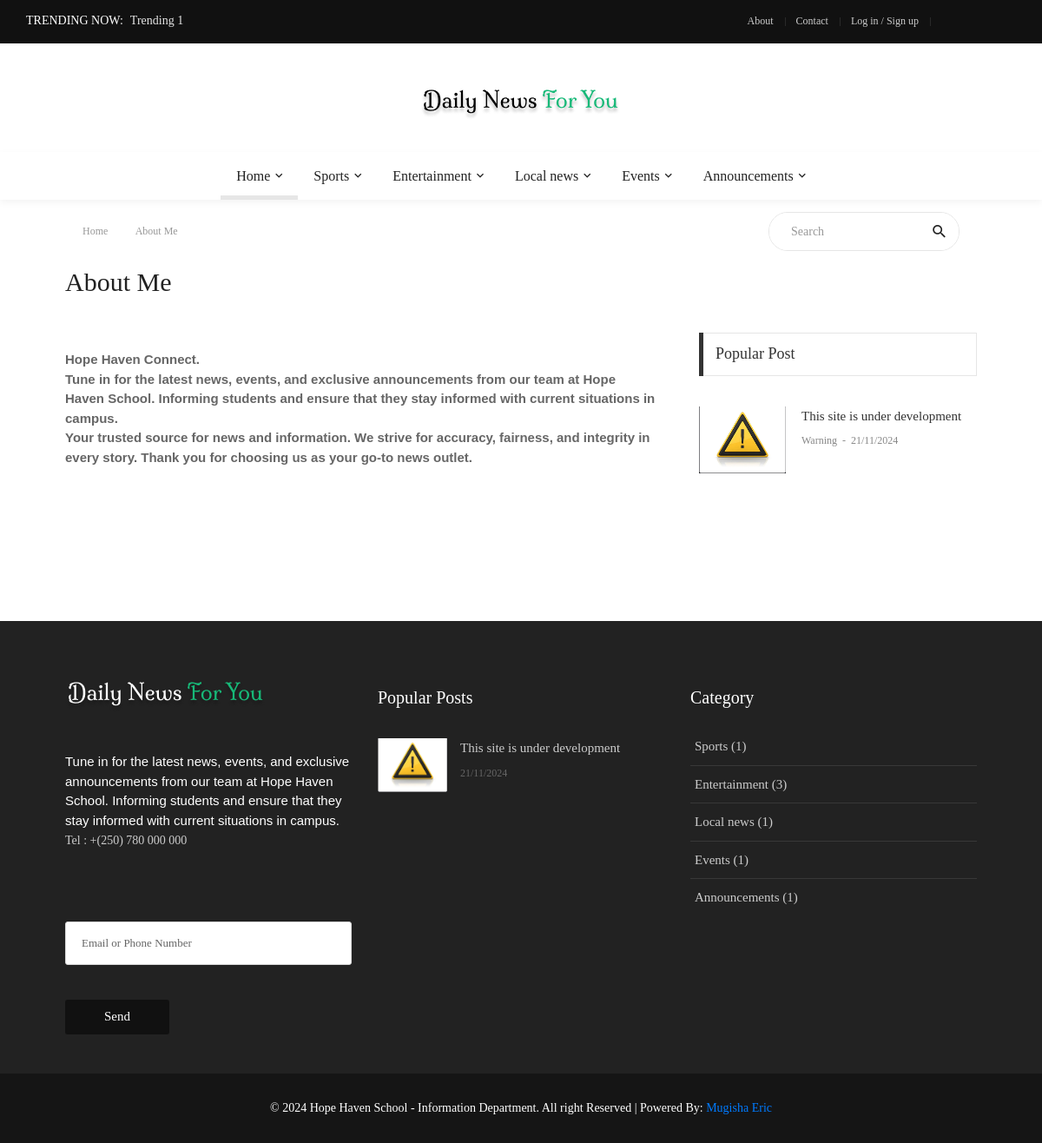
The page /about/ on the database its author committed.
### trending/models.py (models this page shows, shortened)
class Trending(models.Model):
    txt = models.CharField(max_length=200)

### main/models.py (models this page shows, shortened)
class Main(models.Model):
    name = models.CharField(max_length=50)
    about = models.TextField()  # this is for footer  (default="-")
    abouttxt = models.TextField(default="")    ## About page text
    fb = models.CharField(default="-", max_length=50)
    tw = models.CharField(default="-", max_length=50)
    yt = models.CharField(default="-", max_length=50)
    tell = models.CharField(default="-", max_length=50)
    link = models.CharField(default="-", max_length=50)
    set_name = models.CharField(default="-", max_length=50)
    picurl = models.TextField(default="")
    picname = models.TextField(default="")
    picurl2 = models.TextField(default="")
    picname2 = models.TextField(default="")

### cat/models.py (models this page shows, shortened)
class Cat(models.Model):
    name = models.CharField(max_length=50)
    count = models.IntegerField(default=0)  # To count how many news contains in an one category

### news/models.py (models this page shows, shortened)
class News(models.Model):
    name = models.CharField(max_length=200)
    short_txt = models.TextField()
    body_txt = models.TextField()
    date = models.CharField(max_length=12)
    time = models.CharField(max_length=12,default="00:00")
    picname = models.TextField()
    picurl = models.TextField(default="-")
    writer = models.CharField(max_length=100)
    catname = models.CharField(max_length=100, default="-")   # default="-" for charfield
    catid = models.IntegerField(default=0)
    ocatid = models.IntegerField(default=0)  # ocatid means original cat id.for count news
    show = models.IntegerField(default=0)   # default=0 for integer field-when i use this in existing models
    tag = models.TextField(default="")   # For tag (Filtering)
    act = models.IntegerField(default=0)  # For Publish News
    rand = models.IntegerField(default=0)  # For Random Number of the News

### main/views.py (the view)
# urls.py: path('about/', views.about, name='about'),                ## Front About Page
def about(request):
    site = Main.objects.first()
    news = News.objects.all().order_by('-pk')  ## for reverse(ordering) need to filter by pk with (-) to get the latest submission first.
    cat = Cat.objects.all()  ## Show categories in footer
    subcat = SubCat.objects.all()  ## for SubMenu in the menu bar
    lastnews = News.objects.all().order_by('-pk')[:3]   ### This query for last three post
    popnews2 = News.objects.all().order_by('-show')[:3]    ### 3 Populer News will be Shown according to view(show) in the footer section and sidebar on the right.
    trending = Trending.objects.all().order_by('-pk')[:3] ### Trending now will show on top bar(send query from here to naster.html in front)
    return render(request, 'front/about.html', {'site':site, 'news':news, 'cat':cat, 'subcat':subcat, 'lastnews':lastnews, 'popnews2':popnews2, 'trending':trending})

### main/templates/front/about.html (shortened to what this page needs)
{% extends 'front/master.html' %}
{% load static %}
{% block mainblock %}
	<div class="container">
		<div class="headline bg0 flex-wr-sb-c p-rl-20 p-tb-8">
			<div class="f2-s-1 p-r-30 m-tb-6">
				<a href="/" class="breadcrumb-item f1-s-3 cl9">
					Home
				</a>
				<span class="breadcrumb-item f1-s-3 cl9">
					About Me
				</span>
			</div>
			<div class="pos-relative size-a-2 bo-1-rad-22 of-hidden bocl11 m-tb-6">
				<input class="f1-s-1 cl6 plh9 s-full p-l-25 p-r-45" type="text" name="search" placeholder="Search">
				<button class="flex-c-c size-a-1 ab-t-r fs-20 cl2 hov-cl10 trans-03">
					<i class="zmdi zmdi-search"></i>
				</button>
			</div>
		</div>
	</div>
	<div class="container p-t-4 p-b-35">
		<h2 class="f1-l-1 cl2">
			About Me
		</h2>
	</div>
	<section class="bg0 p-b-110">
		<div class="container">
			<div class="row justify-content-center">
				<div class="col-md-7 col-lg-8 p-b-30">
					<div class="p-r-10 p-r-0-sr991">
						<p class="f1-s-11 cl6 p-b-25">
							{{ site.abouttxt | safe }}
						</p>
					</div>
				</div>
				<div class="col-md-5 col-lg-4 p-b-30">
					<div class="p-l-10 p-rl-0-sr991 p-t-5">
						<div>
							<div class="how2 how2-cl4 flex-s-c">
								<h3 class="f1-m-2 cl3 tab01-title">
									Popular Post
								</h3>
							</div>
							<ul class="p-t-35">
								{% for pop in popnews2 %}
								<li class="flex-wr-sb-s p-b-30">
									<a href="{% url 'news_detail' word=pop.name %}" class="size-w-10 wrap-pic-w hov1 trans-03">
										<img src="{{ pop.picurl }}" alt="IMG">
									</a>
									<div class="size-w-11">
										<h6 class="p-b-4">
											<a href="{% url 'news_detail' word=pop.name %}" class="f1-s-5 cl3 hov-cl10 trans-03">
												{{ pop.name }}
											</a>
										</h6>
										<span class="cl8 txt-center p-b-24">
											<a href="#" class="f1-s-6 cl8 hov-cl10 trans-03">
												{{ pop.catname }}
											</a>
											<span class="f1-s-3 m-rl-3">
												-
											</span>
											<span class="f1-s-3">
												{{ pop.date }}
											</span>
										</span>
									</div>
								</li>
								{% endfor %}
							</ul>
						</div>
					</div>
				</div>
			</div>
		</div>
	</section>
{% endblock %}

### main/templates/front/master.html (shortened to what this page needs)
{% load static %}
<!DOCTYPE html>
<html lang="en">
<head>
	<link rel="stylesheet" type="text/css" href="{% static 'front/vendor/bootstrap/css/bootstrap.min.css' %}">
	<link rel="stylesheet" type="text/css" href="{% static 'front/fonts/fontawesome-5.0.8/css/fontawesome-all.min.css' %}">
	<link rel="stylesheet" type="text/css" href="{% static 'front/fonts/iconic/css/material-design-iconic-font.min.css' %}">
	<link rel="stylesheet" type="text/css" href="{% static 'front/vendor/animate/animate.css' %}">
	<link rel="stylesheet" type="text/css" href="{% static 'front/vendor/css-hamburgers/hamburgers.min.css' %}">
	<link rel="stylesheet" type="text/css" href="{% static 'front/vendor/animsition/css/animsition.min.css' %}">
	<link rel="stylesheet" type="text/css" href="{% static 'front/css/util.min.css' %}">
	<link rel="stylesheet" type="text/css" href="{% static 'front/css/main.css' %}">
</head>
<body class="animsition">
	<header>
		<div class="container-menu-desktop">
			<div class="topbar">
				<div class="content-topbar h-100 p-rl-30">
					<div class="align-self-stretch size-w-0 pos-relative m-r-30">
						<div class="f2-s-1 flex-wr-s-c s-full ab-t-l p-b-2">
							<span class="text-uppercase cl0 p-r-8">
								Trending Now:
							</span>
							<span class="dis-inline-block cl16 slide100-txt pos-relative size-w-0" data-in="fadeInDown" data-out="fadeOutDown">
								{% for trend in trending %}
								<span class="dis-inline-block slide100-txt-item animated visible-false">
									{{ trend.txt }}
								</span>
								{% endfor %}
							</span>
						</div>
					</div>
					<div class="flex-wr-e-c">
						<div class="left-topbar">
							<a href="/about" class="left-topbar-item">
								About
							</a>
							<a href="/contact" class="left-topbar-item">
								Contact
							</a>
							<a href="/login" class="left-topbar-item">
								Log in / Sign up
							</a>
						</div>
						<div class="right-topbar p-l-18">
							<a href="{{ site.fb }}">
								<span class="fab fa-facebook-f"></span>
							</a>
							<a href="{{ site.tw }}">
								<span class="fab fa-twitter"></span>
							</a>
							<a href="{{ site.yt }}">
								<span class="fab fa-youtube"></span>
							</a>
						</div>
					</div>
				</div>
			</div>
			<div class="wrap-logo no-banner container">
				<div class="logo">
					<a href="/"><img src="{{ site.picurl }}" alt="LOGO"></a>
				</div>
			</div>
			<div class="wrap-main-nav">
				<div class="main-nav">
					<nav class="menu-desktop">
						<ul class="main-menu justify-content-center">
							<li class="main-menu-active">
								<a href="/">Home</a>
							</li>
							{% for gg in cat %}
							{% if gg.count != 0 %}
							<li class="mega-menu-item">
								<a href="{% url 'category_view' category_name=gg.name %}">{{ gg.name }}</a>
							</li>
							{% endif %}
							{% endfor %}
						</ul>
					</nav>
				</div>
			</div>
		</div>
	</header>
	{% block mainblock %}
    {% endblock %}
	<footer>
		<div class="bg2 p-t-40 p-b-25">
			<div class="container">
				<div class="row">
					<div class="col-lg-4 p-b-20">
						<div class="size-h-3 flex-s-c">
							<a href="/">
								<img class="max-s-full" src="{{ site.picurl2 }}" alt="LOGO">
							</a>
						</div>
						<div>
							<p class="f1-s-1 cl11 p-b-16">
								{{site.about | safe }}
							</p>
							<p class="f1-s-1 cl11 p-b-16">
								Tel : {{ site.tell }}
							</p>
							<div class="p-t-15">
								<a href="{{ site.fb }}" class="fs-18 cl11 hov-cl10 trans-03 m-r-8">
									<span class="fab fa-facebook-f"></span>
								</a>
								<a href="{{ site.tw }}" class="fs-18 cl11 hov-cl10 trans-03 m-r-8">
									<span class="fab fa-twitter"></span>
								</a>
								<a href="{{ site.yt }}" class="fs-18 cl11 hov-cl10 trans-03 m-r-8">
									<span class="fab fa-youtube"></span>
								</a>
							</div>
							<br>
							<form action="{% url 'news_letter' %}" method="POST">
								<input class="bo-1-rad-3 bocl13 size-a-19 f1-s-13 cl5 plh6 p-rl-18 m-b-20" type="txt" name="txt" placeholder="Email or Phone Number">
								<button type="submit" class="size-a-20 bg1 borad-3 f1-s-12 cl0 hov-btn1 trans-03 p-rl-15 m-t-20">Send</button>
							</form>
						</div>
					</div>
					<div class="col-sm-6 col-lg-4 p-b-20">
						<div class="size-h-3 flex-s-c">
							<h5 class="f1-m-7 cl0">
								Popular Posts
							</h5>
						</div>
						<ul>
							{% for pop in popnews2 %}
							<li class="flex-wr-sb-s p-b-20">
								<a href="{% url 'news_detail' word=pop.name %}" class="size-w-4 wrap-pic-w hov1 trans-03">
									<img src="{{ pop.picurl }}" alt="IMG">
								</a>
								<div class="size-w-5">
									<h6 class="p-b-5">
										<a href="{% url 'news_detail' word=pop.name %}" class="f1-s-5 cl11 hov-cl10 trans-03">
											{{ pop.name }}
										</a>
									</h6>
									<span class="f1-s-3 cl6">
										{{ pop.date }}
									</span>
								</div>
							</li>
							{% endfor %}
						</ul>
					</div>
					<div class="col-sm-6 col-lg-4 p-b-20">
						<div class="size-h-3 flex-s-c">
							<h5 class="f1-m-7 cl0">
								Category
							</h5>
						</div>
						<ul class="m-t--12">
							{% for c in cat %}
							{% if c.count != 0 %}
							<li class="how-bor1 p-rl-5 p-tb-10">
								<a href="#" class="f1-s-5 cl11 hov-cl10 trans-03 p-tb-8">
									{{ c.name }} ({{ c.count }})
								</a>
							</li>
							{% endif %}
							{% endfor %}
						</ul>
					</div>
				</div>
			</div>
		</div>
		<div class="bg11">
			<div class="container size-h-4 flex-c-c p-tb-15">
				<span class="f1-s-1 cl0 txt-center">
				&copy;	2024  Hope Haven School - Information Department. All right Reserved | Powered By: <a href="https://buymeacoffee.com/funderic" target="_blank">Mugisha Eric</a>
				</span>
			</div>
		</div>
	</footer>
</body>
</html>

### rows shown on the page
Trending: txt "Trending 1"
Main: picurl (picture), abouttxt "Hope Haven Connect. Tune in for the latest news, events, and exclusive announcements from our team at Hope Haven School. Informing students and ensure that they stay informed with current situations in campus. Your trusted source for news and information. We strive for accuracy, fairness, and integrity in every story. Thank you for choosing us as your go-to news outlet.", picurl2 (picture), about "Tune in for the latest news, events, and exclusive announcements from our team at Hope Haven School. Informing students and ensure that they stay informed with current situations in campus.", tell "+(250) 780 000 000"
Cat: name "Sports", count "1"
Cat: name "Entertainment", count "3"
Cat: name "Local news", count "1"
Cat: name "Events", count "1"
Cat: name "Announcements", count "1"
News: picurl (picture), name "This site is under development", catname "Warning", date "21/11/2024"
